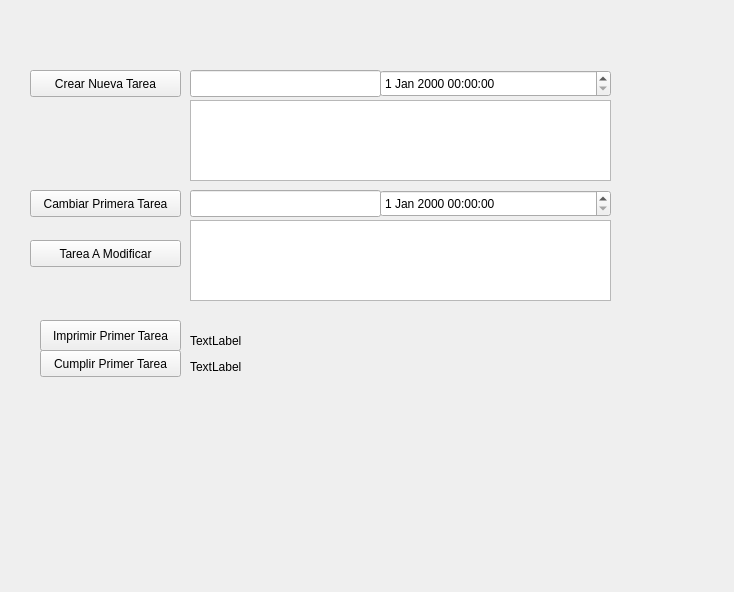
<?xml version="1.0" encoding="UTF-8"?>
<ui version="4.0">
 <class>PracticaMonticulos</class>
 <widget class="QWidget" name="PracticaMonticulos">
  <property name="geometry">
   <rect>
    <x>0</x>
    <y>0</y>
    <width>734</width>
    <height>592</height>
   </rect>
  </property>
  <property name="windowTitle">
   <string>Form</string>
  </property>
  <widget class="QPushButton" name="pushNuevaTarea">
   <property name="geometry">
    <rect>
     <x>30</x>
     <y>70</y>
     <width>151</width>
     <height>27</height>
    </rect>
   </property>
   <property name="text">
    <string>Crear Nueva Tarea</string>
   </property>
  </widget>
  <widget class="QPushButton" name="pushCambiarTarea">
   <property name="geometry">
    <rect>
     <x>30</x>
     <y>190</y>
     <width>151</width>
     <height>27</height>
    </rect>
   </property>
   <property name="text">
    <string>Cambiar Primera Tarea</string>
   </property>
  </widget>
  <widget class="QPushButton" name="pushCumplirPrimerTarea">
   <property name="geometry">
    <rect>
     <x>40</x>
     <y>350</y>
     <width>141</width>
     <height>27</height>
    </rect>
   </property>
   <property name="text">
    <string>Cumplir Primer Tarea</string>
   </property>
  </widget>
  <widget class="QPushButton" name="pushImprimir">
   <property name="geometry">
    <rect>
     <x>40</x>
     <y>320</y>
     <width>141</width>
     <height>31</height>
    </rect>
   </property>
   <property name="text">
    <string>Imprimir Primer Tarea</string>
   </property>
  </widget>
  <widget class="QDateTimeEdit" name="dateTimeEdit_CrearTarea">
   <property name="geometry">
    <rect>
     <x>380</x>
     <y>70</y>
     <width>231</width>
     <height>27</height>
    </rect>
   </property>
  </widget>
  <widget class="QLineEdit" name="lineEditCrear">
   <property name="geometry">
    <rect>
     <x>190</x>
     <y>70</y>
     <width>191</width>
     <height>27</height>
    </rect>
   </property>
  </widget>
  <widget class="QLineEdit" name="lineEditModificados">
   <property name="geometry">
    <rect>
     <x>190</x>
     <y>190</y>
     <width>191</width>
     <height>27</height>
    </rect>
   </property>
   <property name="readOnly">
    <bool>true</bool>
   </property>
  </widget>
  <widget class="QDateTimeEdit" name="dateTimeEditModifcados">
   <property name="geometry">
    <rect>
     <x>380</x>
     <y>190</y>
     <width>231</width>
     <height>27</height>
    </rect>
   </property>
  </widget>
  <widget class="QPushButton" name="pushButtonTareaMod">
   <property name="geometry">
    <rect>
     <x>30</x>
     <y>240</y>
     <width>151</width>
     <height>27</height>
    </rect>
   </property>
   <property name="text">
    <string>Tarea A Modificar</string>
   </property>
  </widget>
  <widget class="QListWidget" name="listWidgetCrear">
   <property name="geometry">
    <rect>
     <x>190</x>
     <y>100</y>
     <width>421</width>
     <height>81</height>
    </rect>
   </property>
  </widget>
  <widget class="QListWidget" name="listWidgetModificador">
   <property name="geometry">
    <rect>
     <x>190</x>
     <y>220</y>
     <width>421</width>
     <height>81</height>
    </rect>
   </property>
  </widget>
  <widget class="QLabel" name="labelImprimir">
   <property name="geometry">
    <rect>
     <x>190</x>
     <y>330</y>
     <width>141</width>
     <height>21</height>
    </rect>
   </property>
   <property name="text">
    <string>TextLabel</string>
   </property>
  </widget>
  <widget class="QLabel" name="labelCumplir">
   <property name="geometry">
    <rect>
     <x>190</x>
     <y>356</y>
     <width>171</width>
     <height>21</height>
    </rect>
   </property>
   <property name="text">
    <string>TextLabel</string>
   </property>
  </widget>
 </widget>
 <resources/>
 <connections/>
</ui>
